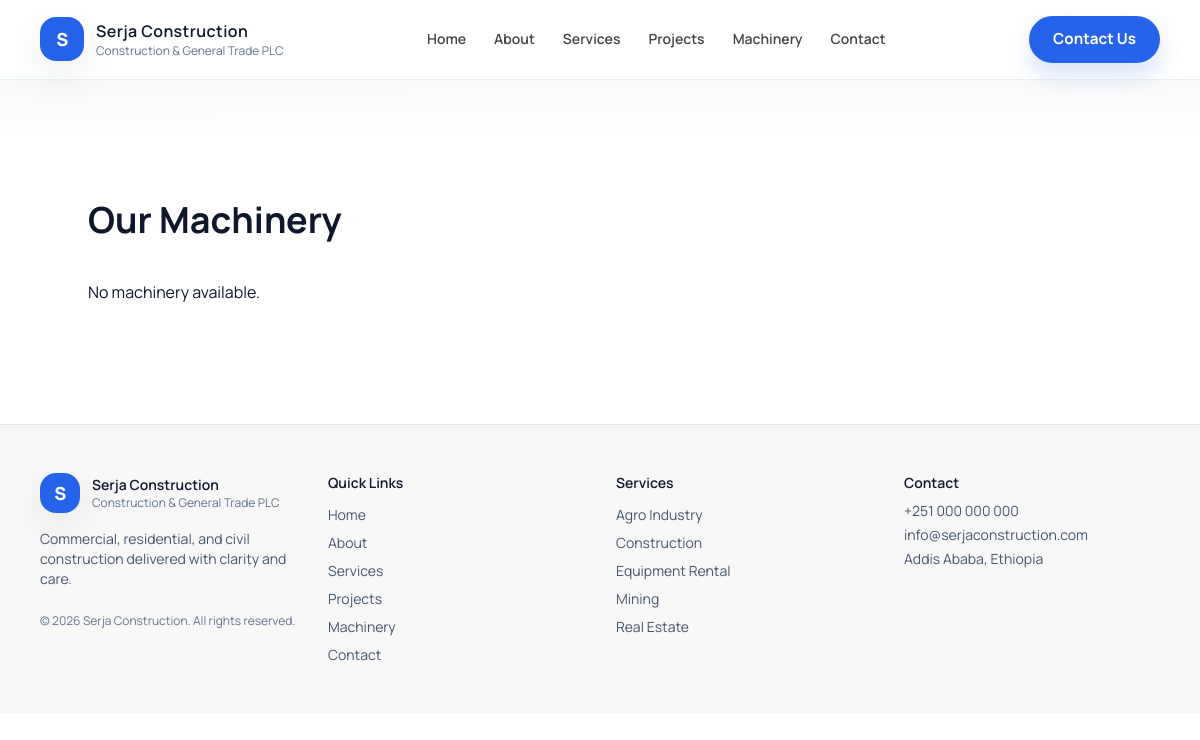
Screenshot of /machinery/ with the database file from the repository.
### services/models.py (models this page shows, shortened)
class Service(models.Model):
    title = models.CharField(max_length=150)
    slug = models.SlugField(unique=True, blank=True)
    description = models.TextField()
    icon = models.CharField(max_length=100, blank=True)  # optional (for frontend icons)
    created_at = models.DateTimeField(auto_now_add=True)

### machinery/views.py (the view)
# urls.py: path("", views.machinery_list, name="list"),
def machinery_list(request):
    context = site_context()
    context["machineries"] = Machinery.objects.all().order_by("name")
    return render(request, "pages/machinery.html", context)

### core/context.py (called while the page is built)
def site_context():
    company = CompanyProfile.objects.first()
    return {
        'company': company,
        'services': Service.objects.all().order_by('title'),
        'projects': Project.objects.select_related('category').order_by('-created_at'),
        'project_categories': Project.objects.select_related('category').values_list('category__name', flat=True).distinct(),
        "machineries": Machinery.objects.all().order_by("name"),
        "testimonials": Testimonial.objects.filter(is_active=True).order_by("-id"),
    }

### templates/pages/machinery.html
{% extends "base.html" %}
{% block content %}
<section class="container mx-auto py-16">
    <h1 class="text-4xl font-bold mb-10" data-aos="fade-up">Our Machinery</h1>
    <div class="grid md:grid-cols-2 lg:grid-cols-3 gap-8">
        {% for machine in machineries %}
        <div class="bg-white rounded-xl shadow group" data-aos="fade-up" data-aos-delay="80">
            <img
                src="{{ machine.image.url }}"
                alt="{{ machine.name }}"
                class="w-full h-64 object-cover rounded-t-xl transition duration-300 group-hover:scale-[1.03]"
                data-aos="zoom-in"
            >
            <div class="p-6" data-aos="fade-up" data-aos-delay="140">
                <h2 class="text-2xl font-semibold">
                    {{ machine.name }}
                </h2>
                <p class="text-gray-500">
                    {{ machine.category }}
                </p>
                <p class="mt-4">
                    {{ machine.description|truncatewords:20 }}
                </p>
                <a
                    href="{% url 'machinery:detail' machine.pk %}"
                    class="inline-block mt-6"
                >
                    View Details →
                </a>
            </div>
        </div>
        {% empty %}
        <p>No machinery available.</p>
        {% endfor %}
    </div>
</section>
{% endblock %}

### templates/base.html (shortened to what this page needs)
<!doctype html>
<html lang="en">
<head>
  <script src="https://cdn.tailwindcss.com"></script>
  <link rel="stylesheet" href="https://unpkg.com/aos@2.3.4/dist/aos.css" />
</head>
<body class="min-h-screen bg-white text-slate-900 antialiased">
<header id="site-header" class="sticky top-0 z-50 border-b border-slate-200/70 bg-white/90 backdrop-blur-xl transition-shadow">
    <div class="mx-auto flex max-w-6xl items-center justify-between gap-3 px-4 py-4">
      <div class="flex items-center gap-3">
        <div class="grid h-11 w-11 place-items-center rounded-2xl bg-accent-500 text-white soft-shadow">
          <span class="text-lg font-extrabold tracking-tight">S</span>
        </div>
        <div class="leading-tight">
          <h1 class="text-base font-semibold tracking-wide">
            <a class="text-slate-900 transition-colors hover:text-accent-600" href="{% url 'home' %}">Serja Construction</a>
          </h1>
          <p class="text-xs text-slate-500">Construction &amp; General Trade PLC</p>
        </div>
      </div>
      <nav class="hidden items-center gap-7 md:flex">
        <a class="nav-link text-sm font-semibold" href="{% url 'home' %}">Home</a>
        <a class="nav-link text-sm font-semibold" href="{% url 'about' %}">About</a>
        <a class="nav-link text-sm font-semibold" href="{% url 'services' %}">Services</a>
        <a class="nav-link text-sm font-semibold" href="{% url 'projects' %}">Projects</a>
        <a class="nav-link text-sm font-semibold" href="{% url 'machinery:list' %}">Machinery</a>
        <a class="nav-link text-sm font-semibold" href="{% url 'contact' %}">Contact</a>
      </nav>
      <div class="flex items-center gap-2">
        <a href="{% url 'contact' %}" class="button-primary px-5 py-3 sm:px-6">
          Contact Us
        </a>
      </div>
    </div>
  </header>
  <main id="main-content" class="page-shell">
    <div class="mx-auto max-w-6xl px-4 py-10 md:py-14">
      {% block content %}{% endblock %}
    </div>
  </main>
  <footer class="border-t border-slate-200 bg-[#f8f8f8]" data-aos="fade-up">
    <div class="mx-auto max-w-6xl px-4 py-10 md:py-12" data-aos="fade-up" data-aos-delay="120">
      <div class="grid gap-8 md:grid-cols-4">
        <div>
          <div class="flex items-center gap-3">
            <div class="grid h-10 w-10 place-items-center rounded-2xl bg-accent-500 text-white soft-shadow">
              <span class="text-lg font-extrabold tracking-tight">S</span>
            </div>
            <div>
              <p class="text-sm font-semibold text-slate-900">Serja Construction</p>
              <p class="text-xs text-slate-500">Construction &amp; General Trade PLC</p>
            </div>
          </div>
          <p class="mt-4 text-sm text-slate-600">Commercial, residential, and civil construction delivered with clarity and care.</p>
          <p class="mt-6 text-xs text-slate-500">© {% now "Y" %} Serja Construction. All rights reserved.</p>
        </div>
        <div>
          <p class="text-sm font-semibold text-slate-900">Quick Links</p>
          <ul class="mt-3 space-y-2 text-sm text-slate-600">
            <li><a class="transition-colors hover:text-accent-600" href="{% url 'home' %}">Home</a></li>
            <li><a class="transition-colors hover:text-accent-600" href="{% url 'about' %}">About</a></li>
            <li><a class="transition-colors hover:text-accent-600" href="{% url 'services' %}">Services</a></li>
            <li><a class="transition-colors hover:text-accent-600" href="{% url 'projects' %}">Projects</a></li>
            <li><a class="transition-colors hover:text-accent-600" href="{% url 'machinery:list' %}">Machinery</a></li>
            <li><a class="transition-colors hover:text-accent-600" href="{% url 'contact' %}">Contact</a></li>
          </ul>
        </div>
        <div>
          <p class="text-sm font-semibold text-slate-900">Services</p>
          <ul class="mt-3 space-y-2 text-sm text-slate-600">
            {% for service in services|slice:":5" %}
              <li><a class="transition-colors hover:text-accent-600" href="{% url 'services' %}">{{ service.title }}</a></li>
            {% empty %}
              <li class="text-slate-500">Service list coming soon.</li>
            {% endfor %}
          </ul>
        </div>
        <div>
          <p class="text-sm font-semibold text-slate-900">Contact</p>
          <p class="mt-2 text-sm text-slate-600">+251 000 000 000</p>
          <p class="mt-1 text-sm text-slate-600">info@serjaconstruction.com</p>
          <p class="mt-1 text-sm text-slate-600">Addis Ababa, Ethiopia</p>
        </div>
      </div>
    </div>
  </footer>
</body>
</html>

### templates/base.html (style rules this page uses)
html { scroll-behavior: smooth; }
body { background: radial-gradient(circle at top left, rgba(37, 99, 235, 0.05), transparent 30%), #ffffff; color: #222222; font-family: 'Manrope', sans-serif; }
.page-shell { background: linear-gradient(180deg, rgba(248, 248, 248, 0.85), #ffffff 18%); }
.button-primary, .button-secondary { display: inline-flex; align-items: center; justify-content: center; border-radius: 9999px; padding: 0.875rem 1.5rem; font-size: 0.95rem; font-weight: 700; transition: transform 180ms ease, box-shadow 180ms ease, background-color 180ms ease, color 180ms ease, border-color 180ms ease; }
.button-primary { background: #2563eb; color: #ffffff; box-shadow: 0 12px 24px rgba(37, 99, 235, 0.18); }
.nav-link { position: relative; color: #444444; transition: color 200ms ease; }
.nav-link::after { content: ''; position: absolute; left: 0; bottom: -4px; width: 100%; height: 2px; background: #2563eb; transform: scaleX(0); transform-origin: left; transition: transform 200ms ease; opacity: 0.9; }
.button-primary, .button-secondary { transition: transform 200ms ease, box-shadow 200ms ease, background-color 200ms ease, color 200ms ease, border-color 200ms ease, opacity 200ms ease; }
.soft-shadow { box-shadow: 0 16px 40px rgba(17, 24, 39, 0.08); }

### rows the page displays
Service: title "Agro Industry"
Service: title "Construction"
Service: title "Equipment Rental"
Service: title "Mining"
Service: title "Real Estate"
